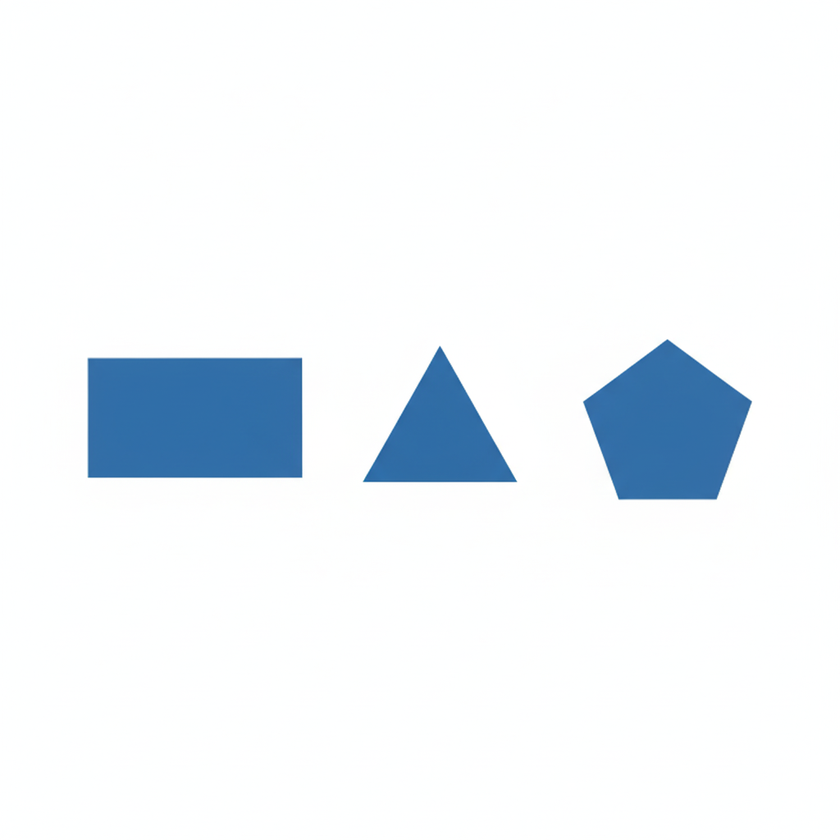
#> input picture contour and shape/Gemini_Generated_Image_e7ol29e7ol29e7ol.png, 840 x 840 px, shrunk from 1024 x 1024 before the run, found by its file name
$ python contour02.py
#> lines starting #> are read from the running program, lines starting #| are printed output that depends on the picture; after the words box and inside, x2 and y2 are one past the last pixel; in counts of white or black regions, pixels touching at a corner belong together
import cv2
image=cv2.imread("contour and shape\Gemini_Generated_Image_e7ol29e7ol29e7ol.png")
#> image is the input picture: shape (840, 840, 3); mean B, G, R 248, 243.6, 238.3
gray=cv2.cvtColor(image, cv2.COLOR_BGR2GRAY)
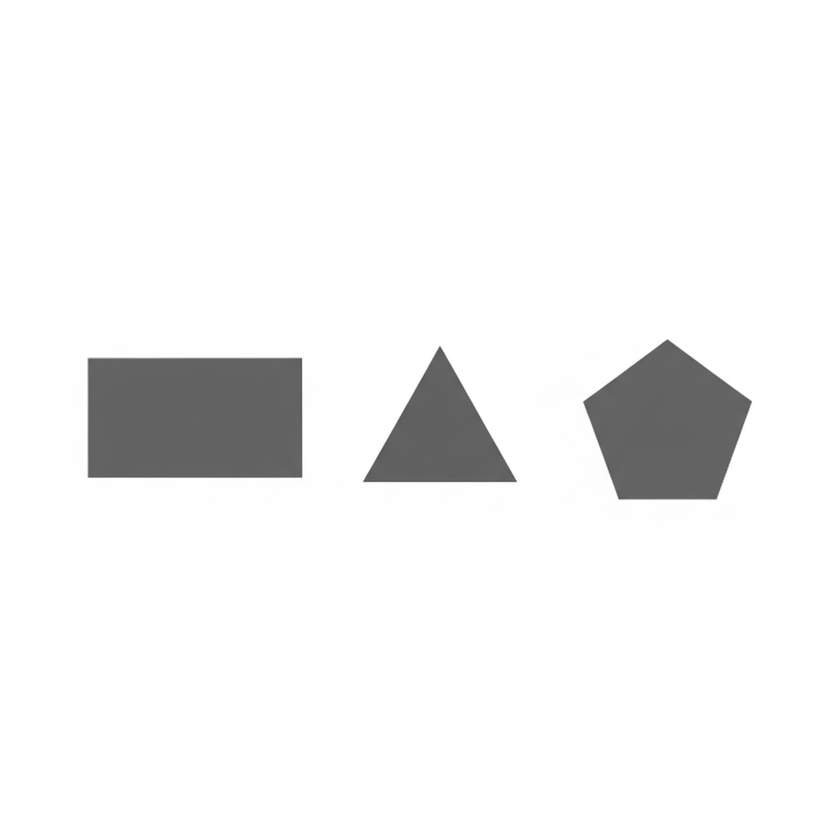
#> gray: shape (840, 840); min 82, max 255, mean 242.7
_, threshold=cv2.threshold(gray, 200, 255, cv2.THRESH_BINARY)
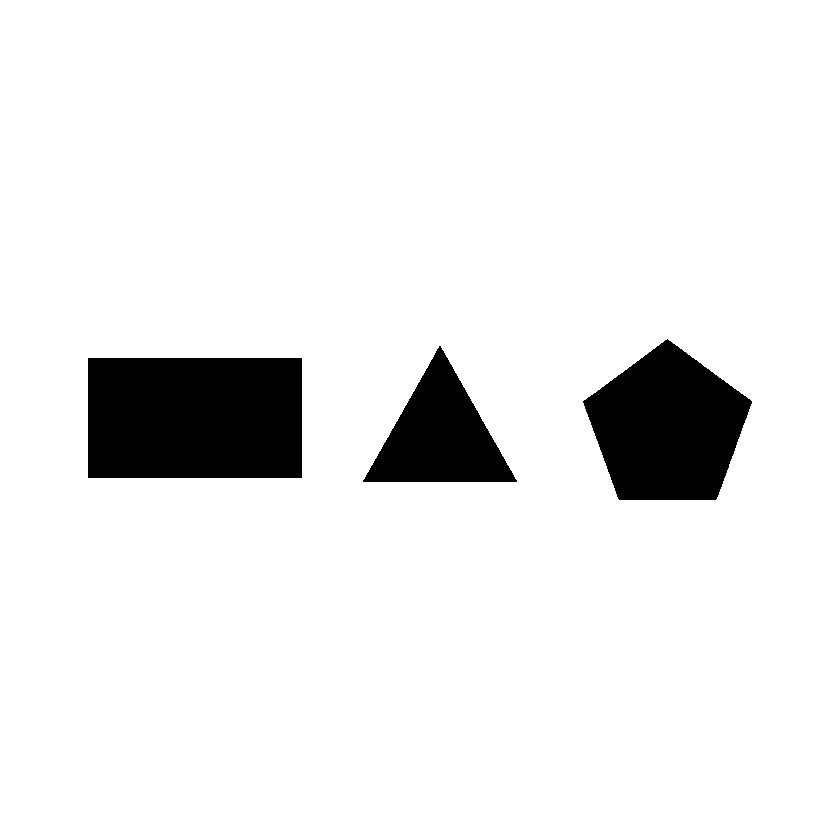
#> threshold: shape (840, 840); 92.3% white; 3 black regions
contours, hierarchy=cv2.findContours(threshold, cv2.RETR_TREE, cv2.CHAIN_APPROX_SIMPLE)
#> contours = 4 contours; box (x1, y1, x2, y2) and area: (0, 0, 840, 840) 703921, (87, 357, 303, 479) 26013, (582, 338, 753, 501) 18656, (362, 345, 518, 483) 10786
for contours in contours:
    approx=cv2.approxPolyDP(contours, 0.01*cv2.arcLength(contours, True), True)
    corners=len(approx)
    if corners==3:
        shape_name='triangle'
    elif corners==4:
        shape_name="rectengle"
    elif corners==5:
        shape_name="pentagon"
    elif corners>=5:
        shape_name="circle"
    else:
        shape_name="unknown shape"
    cv2.drawContours(image, [approx], 0, (0, 255, 0), 2)
    x=approx.ravel()[0]
    y=approx.ravel()[1]-10
    cv2.putText(image, shape_name, (x,y), cv2.FONT_HERSHEY_COMPLEX,0.8, (0,255, 0), 2)
#> this loop made 4 passes
#> (approx, corners, shape_name, x, y) on passes 1 to 3: ([[0, 0], [0, 839], [839, 839], [839, 0]], 4, 'rectengle', 0, -10), ([[87, 358], [301, 357], [302, 477], [88, 478]], 4, 'rectengle', 87, 348), ([[439, 345], [516, 482], [362, 481]], 3, 'triangle', 439, 335)
#> (corners, shape_name, x, y) on pass 4: (5, 'pentagon', 667, 328)
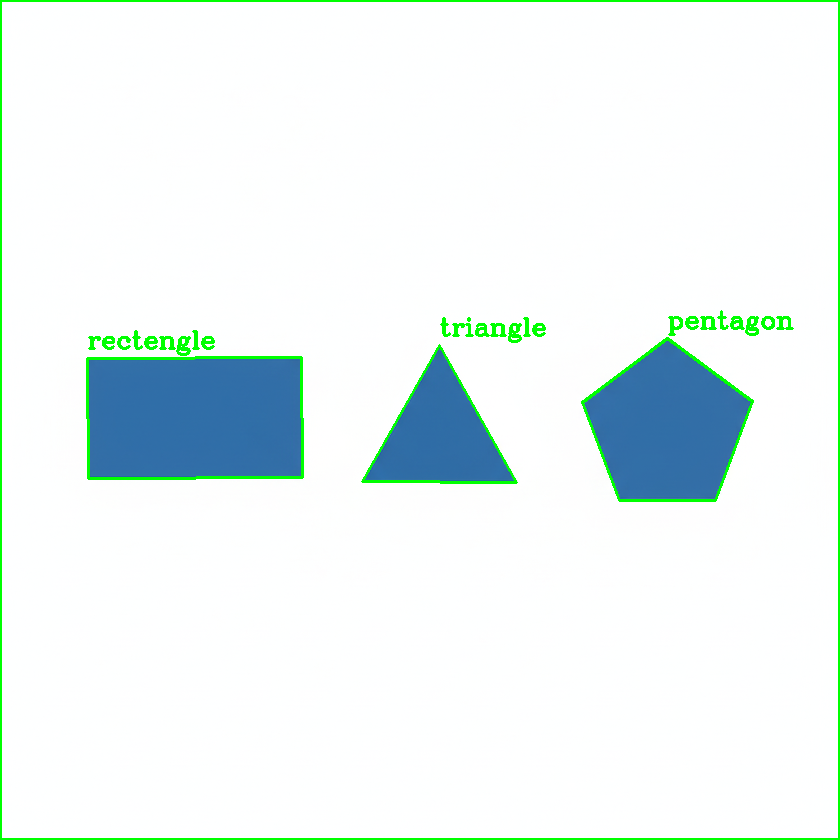
#> image: shape (840, 840, 3); 2.08% of pixels changed, all inside (x1, y1, x2, y2) = (0, 0, 840, 840)
cv2.imshow("contours", image)
cv2.waitKey(0)
cv2.destroyAllWindows()

$ run again, with contour and shape/circle.png copied over contour and shape/Gemini_Generated_Image_e7ol29e7ol29e7ol.png
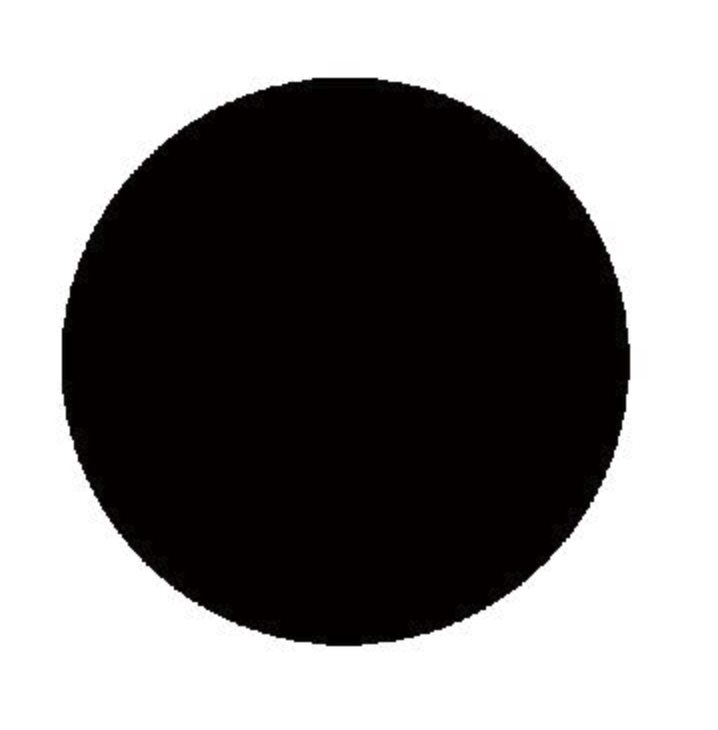
#> input picture contour and shape/circle.png, 718 x 730 px, found by its file name
#> image is the input picture: shape (730, 718, 3); mean B, G, R 131.8, 131.7, 134.1
#> `_, threshold=cv2.threshold(gray, 200, 255, cv2.THRESH_BINARY)`:
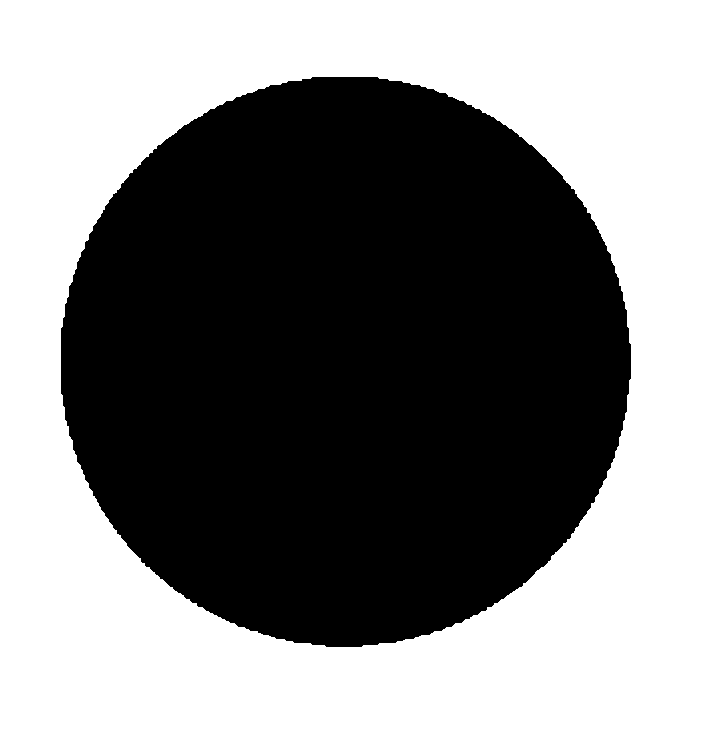
#> threshold: shape (730, 718); 51.3% white; 1 black region
#> `contours, hierarchy=cv2.findContours(threshold, cv2.RETR_TREE, cv2.CHA..`: contours = 2 contours; box (x1, y1, x2, y2) and area: (0, 0, 718, 730) 522693, (60, 76, 632, 648) 256048
#> the loop `for contours in contours:` made 2 passes
#> (approx, corners, shape_name, x, y) on pass 1: ([[0, 0], [0, 729], [717, 729], [717, 0]], 4, 'rectengle', 0, -10)
#> after the loop `for contours in contours:`:
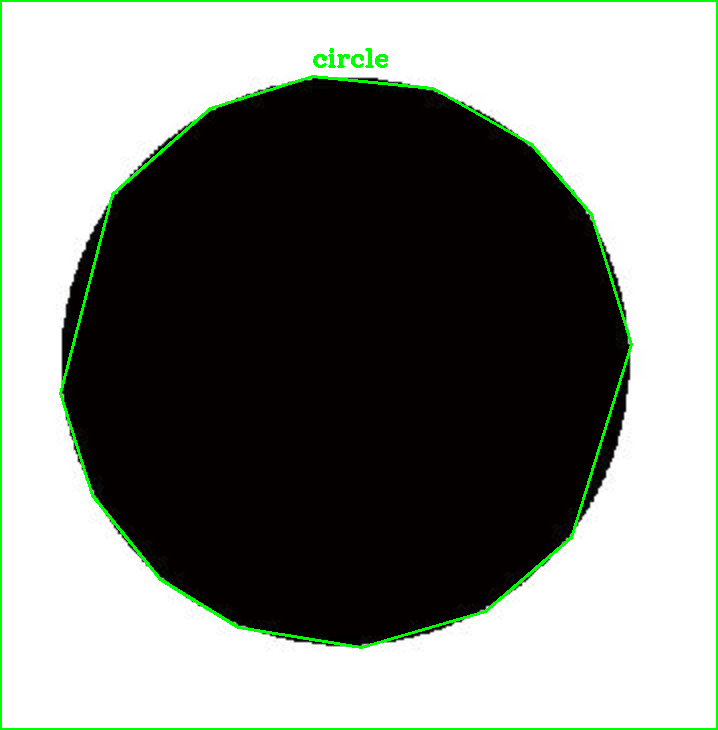
#> image: shape (730, 718, 3); 2.22% of pixels changed, all inside (x1, y1, x2, y2) = (0, 0, 718, 730)

$ run again, with contour and shape/Gemini_Generated_Image_245erv245erv245e.jpg saved as contour and shape/Gemini_Generated_Image_e7ol29e7ol29e7ol.png
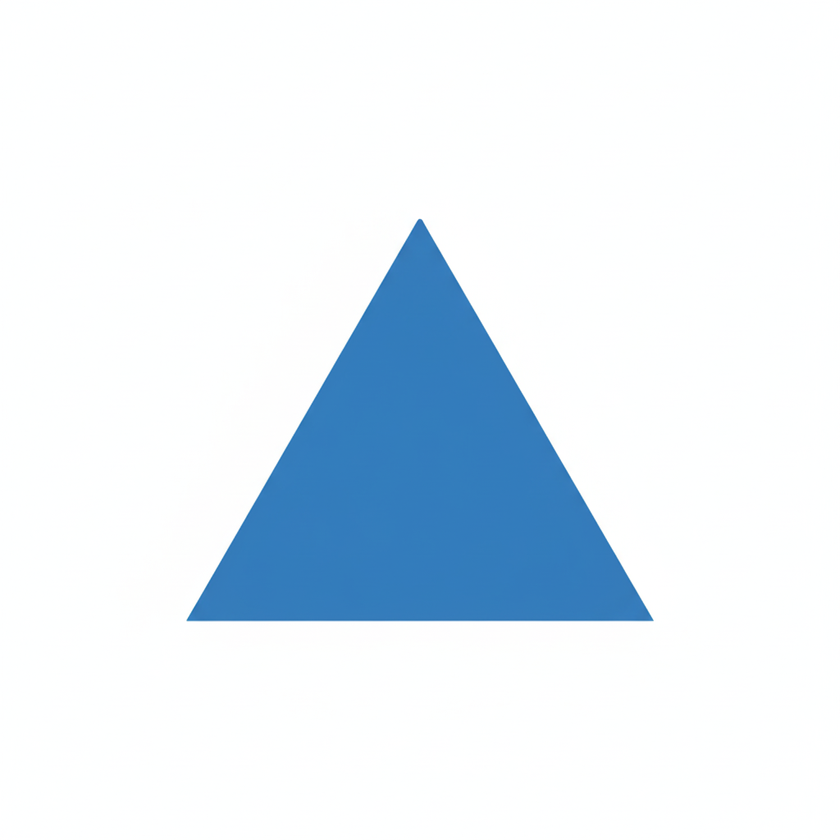
#> input picture contour and shape/Gemini_Generated_Image_245erv245erv245e.jpg, 840 x 840 px, shrunk from 1024 x 1024 before the run, found by its file name
#> image is the input picture: shape (840, 840, 3); mean B, G, R 245.8, 237.3, 226.9
#> `_, threshold=cv2.threshold(gray, 200, 255, cv2.THRESH_BINARY)`:
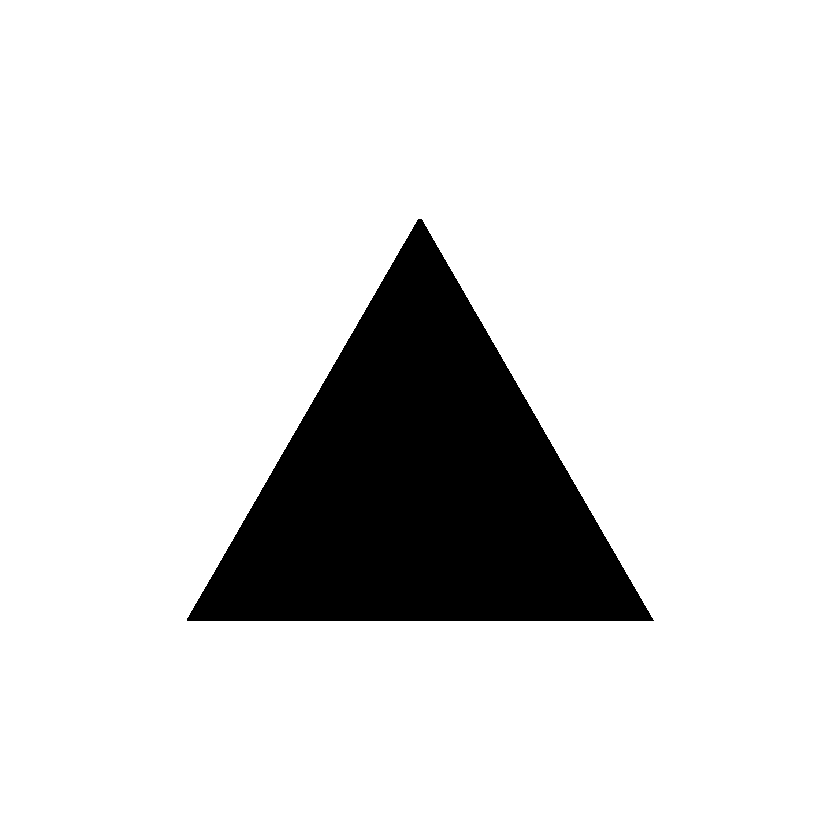
#> threshold: shape (840, 840); 86.6% white; 1 black region
#> `contours, hierarchy=cv2.findContours(threshold, cv2.RETR_TREE, cv2.CHA..`: contours = 2 contours; box (x1, y1, x2, y2) and area: (0, 0, 840, 840) 703921, (186, 218, 655, 622) 95398
#> the loop `for contours in contours:` made 2 passes
#> (approx, corners, shape_name, x, y) on passes 1 to 2: ([[0, 0], [0, 839], [839, 839], [839, 0]], 4, 'rectengle', 0, -10), ([[186, 618], [421, 218], [654, 620]], 3, 'triangle', 186, 608)
#> after the loop `for contours in contours:`:
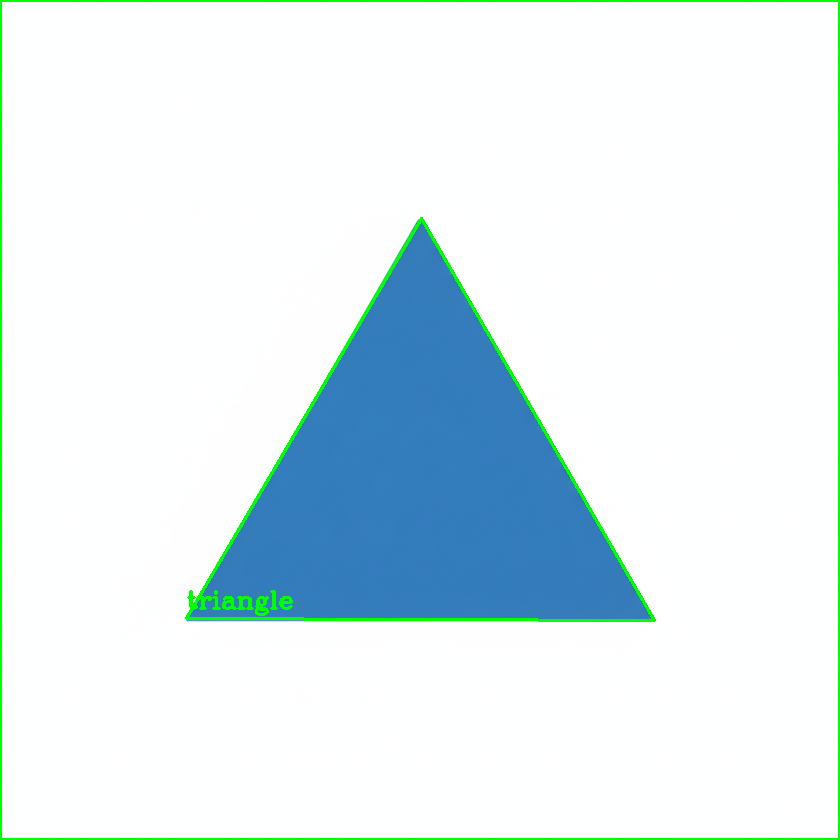
#> image: shape (840, 840, 3); 1.73% of pixels changed, all inside (x1, y1, x2, y2) = (0, 0, 840, 840)

$ run again, with contour and shape/_car.jpg saved as contour and shape/Gemini_Generated_Image_e7ol29e7ol29e7ol.png
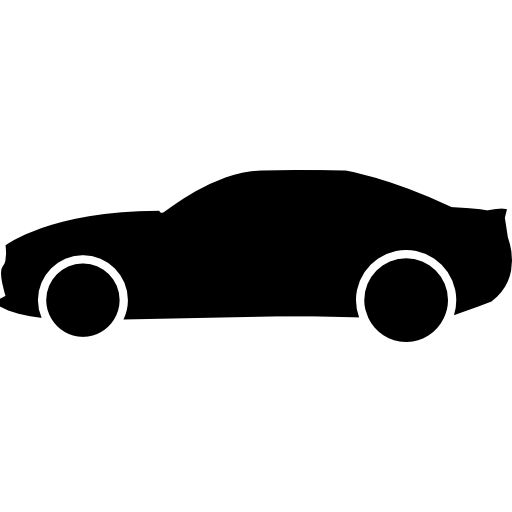
#> input picture contour and shape/_car.jpg, 512 x 512 px, found by its file name
#> image is the input picture: shape (512, 512, 3); min 0, max 255, mean 197.2
#> `_, threshold=cv2.threshold(gray, 200, 255, cv2.THRESH_BINARY)`:
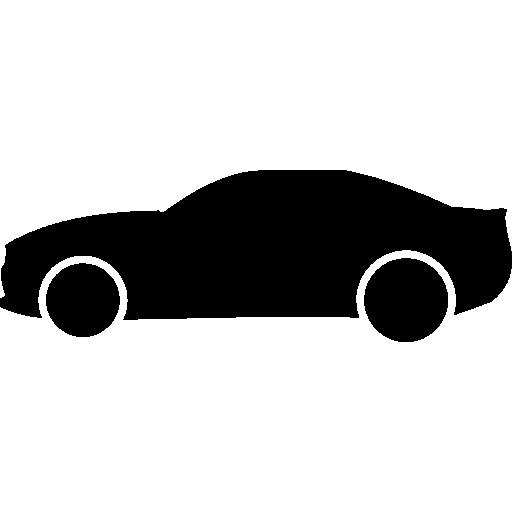
#> threshold: shape (512, 512); 77.1% white; 3 black regions
#> contours = 4 contours; box (x1, y1, x2, y2) and area: (0, 250, 512, 512) 109941, (0, 0, 512, 298) 100479, (363, 257, 449, 343) 5673, (45, 262, 121, 338) 4384
#> the loop `for contours in contours:` made 4 passes
#> (corners, x, y) on passes 1 to 4: (13, 511, 259), (13, 79, 252), (14, 401, 247), (7, 0, -10)
#> after the loop `for contours in contours:`:
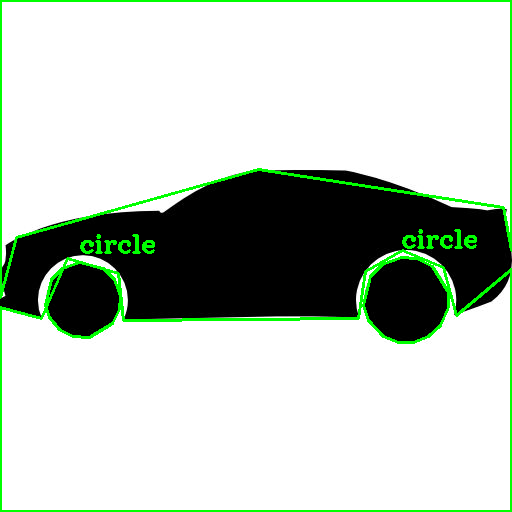
#> image: shape (512, 512, 3); 3.94% of pixels changed, all inside (x1, y1, x2, y2) = (0, 0, 512, 512)
